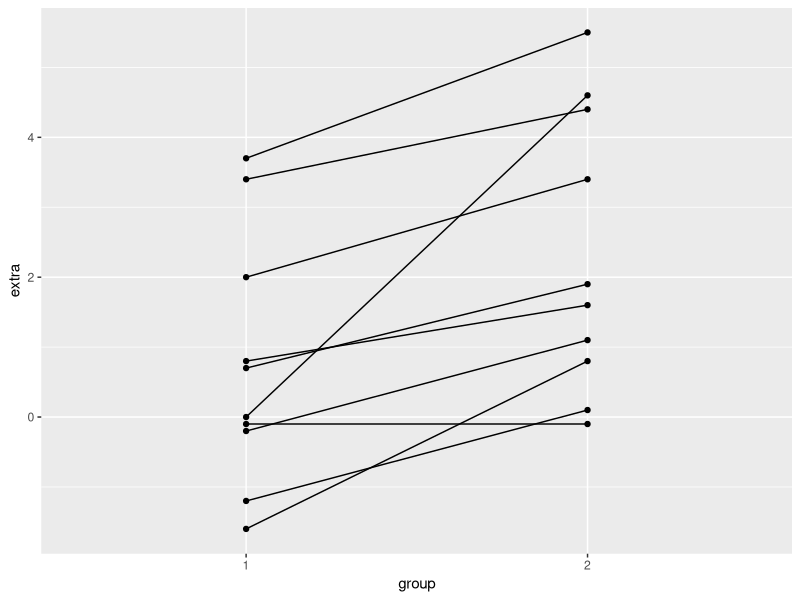
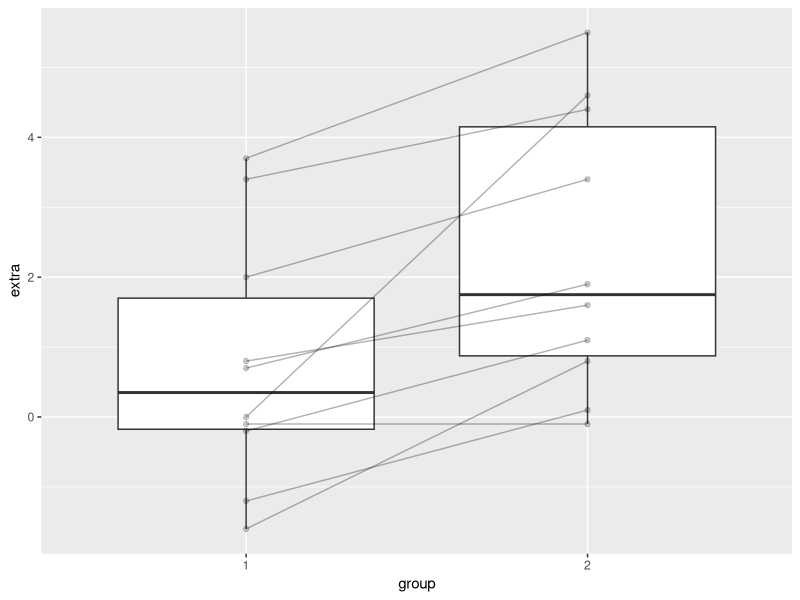

Write R code to recreate these figures, in order.
## ---- chunk 1
library(tidyverse)
## ---- chunk 2
data("sleep")
## ---- chunk 3
head(sleep)
## ---- chunk 4
glimpse(sleep)
## ---- chunk 5
sleep %>% 
  ggplot(aes(x = group, 
             y = extra)) + 
  geom_point() + 
  geom_line(aes(group = ID))
## ---- chunk 6
sleep %>% 
  ggplot(aes(x = group, 
             y = extra)) + 
  geom_boxplot() + 
  geom_point(alpha = .2) + 
  geom_line(aes(group = ID), alpha = .3)
